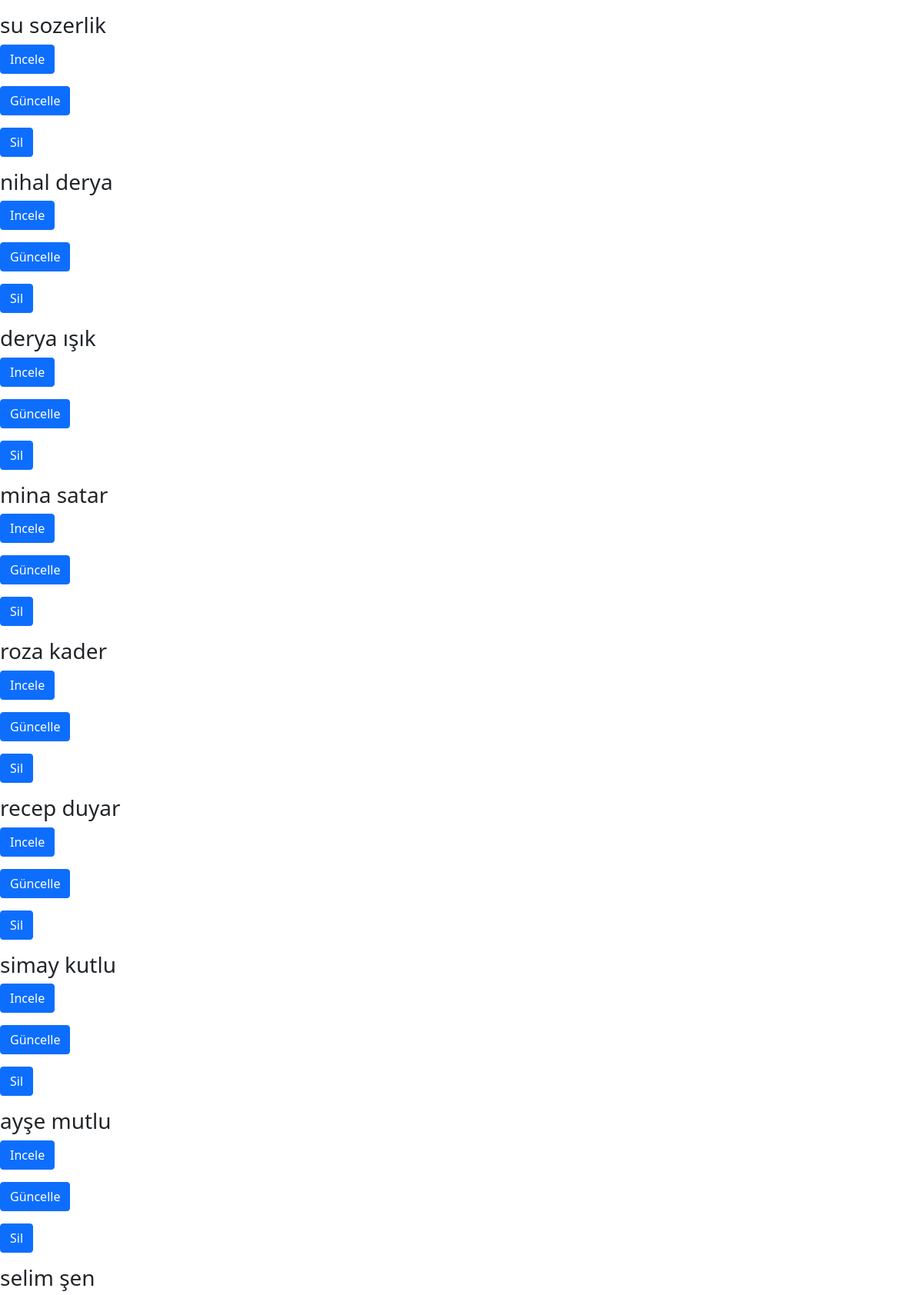
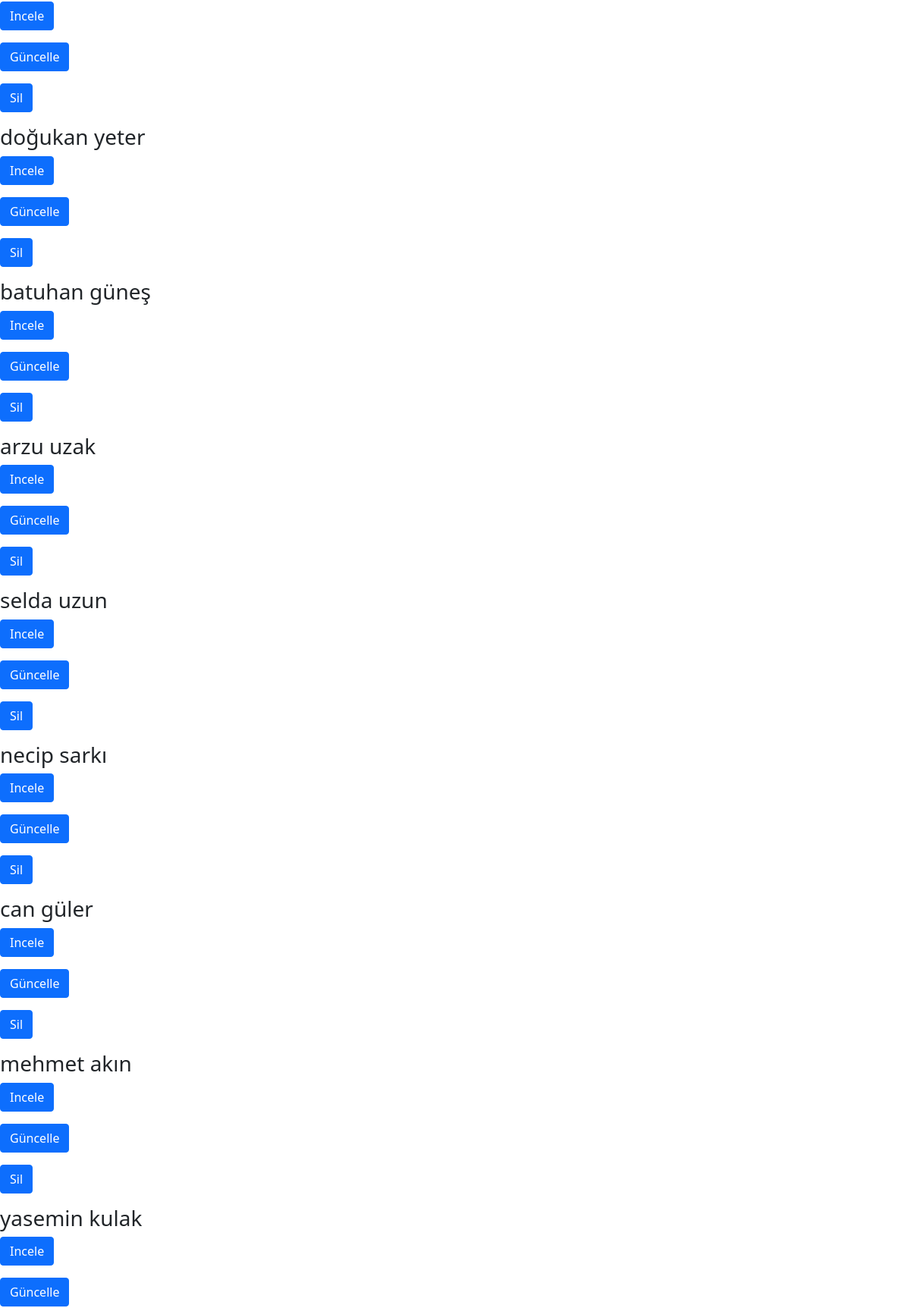
Page /musteri/index/ (signed in, upper part) on the committed database (2 pictures, top to bottom).
### musteri/models.py (models this page shows, shortened)
class Musteri(models.Model):
    tc=models.PositiveSmallIntegerField( validators=[ MinValueValidator(10000000000),MaxValueValidator(99999999999)], unique=True)
    isim=models.CharField(max_length=100)
    soyisim=models.CharField(max_length=100)
    telefon=models.PositiveSmallIntegerField(validators=[ MinValueValidator(1000000000), MaxValueValidator(9999999999)])
    sehir=models.CharField(max_length=100)
    ilce=models.CharField(max_length=100)
    def get_absolute_url(self):
        return reverse('detail', kwargs= {'id': self.id})
    def get_update_url(self):
        return reverse('update', kwargs= {'id': self.id})
    def get_delete_url(self):
        return reverse('delete', kwargs= {'id': self.id})

### musteri/views.py (the view, shortened to what this page needs)
# urls.py: url('index/', customer_index, name= 'index'),
def customer_index(request):
    customer_list = Musteri.objects.all()
    query = request.GET.get('q')
    paginator = Paginator(customer_list, 25)
    page = request.GET.get('page')
    try:
        musteris = paginator.page(page)
    except PageNotAnInteger:
        musteris = paginator.page(1)
    except EmptyPage:
        musteris = paginator.page(paginator.num_pages)
    return render(request,'musteri/index.html',{'musteris':musteris})

### templates/musteri/index.html (shortened to what this page needs)
{% extends 'base.html' %}
{% block body %}
	{% for musteri in musteris %}
	<div class="row">
	  <div class="col-sm-6 col-md-4">
	    <div class="thumbnail">
	      <div class="caption">
		      <h3>{{ musteri.isim}} {{ musteri.soyisim}} </h3>
	        <p><a href="{{musteri.get_absolute_url}}" class="btn btn-primary" role="button">Incele</a>
		{% if request.user.is_authenticated %}
		<p><a href="{{musteri.get_update_url}}" class="btn btn-primary" role="button">Güncelle</a>
		<p><a href="{{musteri.get_delete_url}}" class="btn btn-primary" role="button">Sil</a>
		{% endif %}
	      </div>
	    </div>
	  </div>
	</div>
	{% endfor %}
    {% endblock %}

### rows in the picture
Musteri: isim "su", soyisim "sozerlik"
Musteri: isim "nihal", soyisim "derya"
Musteri: isim "derya", soyisim "ışık"
Musteri: isim "mina", soyisim "satar"
Musteri: isim "roza", soyisim "kader"
Musteri: isim "recep", soyisim "duyar"
Musteri: isim "simay", soyisim "kutlu"
Musteri: isim "ayşe", soyisim "mutlu"
Musteri: isim "selim", soyisim "şen"
Musteri: isim "doğukan", soyisim "yeter"
Musteri: isim "batuhan", soyisim "güneş"
Musteri: isim "arzu", soyisim "uzak"
Musteri: isim "selda", soyisim "uzun"
Musteri: isim "necip", soyisim "sarkı"
Musteri: isim "can", soyisim "güler"
Musteri: isim "mehmet", soyisim "akın"
Musteri: isim "yasemin", soyisim "kulak"
